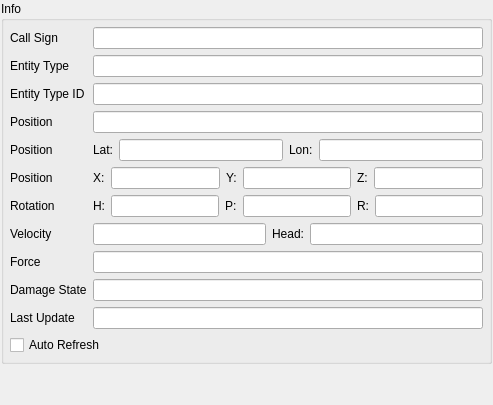
  <widget class="QDockWidget" name="mEntityInfoDockWidget" >
   <property name="sizePolicy" >
    <sizepolicy vsizetype="Preferred" hsizetype="Preferred" >
     <horstretch>1</horstretch>
     <verstretch>1</verstretch>
    </sizepolicy>
   </property>
   <property name="features" >
    <set>QDockWidget::AllDockWidgetFeatures</set>
   </property>
   <property name="windowTitle" >
    <string>Entity Info</string>
   </property>
   <attribute name="dockWidgetArea" >
    <number>1</number>
   </attribute>
   <widget class="QWidget" name="dockWidgetContents" >
    <property name="sizePolicy" >
     <sizepolicy vsizetype="Preferred" hsizetype="Preferred" >
      <horstretch>1</horstretch>
      <verstretch>1</verstretch>
     </sizepolicy>
    </property>
    <layout class="QVBoxLayout" >
     <property name="spacing" >
      <number>1</number>
     </property>
     <property name="leftMargin" >
      <number>1</number>
     </property>
     <property name="topMargin" >
      <number>1</number>
     </property>
     <property name="rightMargin" >
      <number>1</number>
     </property>
     <property name="bottomMargin" >
      <number>1</number>
     </property>
     <item>
      <widget class="QGroupBox" name="mEntityInfoGroupBox" >
       <property name="sizePolicy" >
        <sizepolicy vsizetype="Preferred" hsizetype="Preferred" >
         <horstretch>1</horstretch>
         <verstretch>0</verstretch>
        </sizepolicy>
       </property>
       <property name="title" >
        <string>Info</string>
       </property>
       <layout class="QHBoxLayout" >
        <property name="spacing" >
         <number>4</number>
        </property>
        <property name="leftMargin" >
         <number>6</number>
        </property>
        <property name="topMargin" >
         <number>6</number>
        </property>
        <property name="rightMargin" >
         <number>6</number>
        </property>
        <property name="bottomMargin" >
         <number>6</number>
        </property>
        <item>
         <widget class="QWidget" native="1" name="gridLayout_2" >
          <property name="sizePolicy" >
           <sizepolicy vsizetype="Preferred" hsizetype="Preferred" >
            <horstretch>1</horstretch>
            <verstretch>0</verstretch>
           </sizepolicy>
          </property>
          <layout class="QGridLayout" >
           <property name="leftMargin" >
            <number>0</number>
           </property>
           <property name="topMargin" >
            <number>0</number>
           </property>
           <property name="rightMargin" >
            <number>0</number>
           </property>
           <property name="bottomMargin" >
            <number>0</number>
           </property>
           <property name="horizontalSpacing" >
            <number>6</number>
           </property>
           <property name="verticalSpacing" >
            <number>6</number>
           </property>
           <item row="8" column="1" >
            <widget class="QLineEdit" name="mEntityInfoForceLineEdit" >
             <property name="readOnly" >
              <bool>true</bool>
             </property>
            </widget>
           </item>
           <item row="8" column="0" >
            <widget class="QLabel" name="mEntityInfoForceLabel" >
             <property name="text" >
              <string>Force</string>
             </property>
             <property name="buddy" >
              <cstring>mEntityInfoForceLineEdit</cstring>
             </property>
            </widget>
           </item>
           <item row="10" column="0" >
            <widget class="QLabel" name="mEntityInfoLastUpdateTimeLabel" >
             <property name="text" >
              <string>Last Update</string>
             </property>
            </widget>
           </item>
           <item row="9" column="1" >
            <widget class="QLineEdit" name="mDamageStateLineEdit" >
             <property name="readOnly" >
              <bool>true</bool>
             </property>
            </widget>
           </item>
           <item row="0" column="0" >
            <widget class="QLabel" name="mEntityInfoCallSignLabel" >
             <property name="text" >
              <string>Call Sign</string>
             </property>
             <property name="buddy" >
              <cstring>mEntityInfoCallSignLineEdit</cstring>
             </property>
            </widget>
           </item>
           <item row="0" column="1" >
            <widget class="QLineEdit" name="mEntityInfoCallSignLineEdit" >
             <property name="sizePolicy" >
              <sizepolicy vsizetype="Fixed" hsizetype="Expanding" >
               <horstretch>1</horstretch>
               <verstretch>0</verstretch>
              </sizepolicy>
             </property>
             <property name="readOnly" >
              <bool>true</bool>
             </property>
            </widget>
           </item>
           <item row="6" column="0" >
            <widget class="QLabel" name="mEntityInfoRotationLabel" >
             <property name="text" >
              <string>Rotation</string>
             </property>
            </widget>
           </item>
           <item row="3" column="1" >
            <widget class="QLineEdit" name="mEntityInfoPositionMGRS" >
             <property name="toolTip" >
              <string>The MGRS position of the entity</string>
             </property>
             <property name="readOnly" >
              <bool>true</bool>
             </property>
            </widget>
           </item>
           <item row="9" column="0" >
            <widget class="QLabel" name="mEntityInfoDamageStateLabel" >
             <property name="text" >
              <string>Damage State</string>
             </property>
             <property name="buddy" >
              <cstring>mDamageStateLineEdit</cstring>
             </property>
            </widget>
           </item>
           <item row="3" column="0" >
            <widget class="QLabel" name="mEntityInfoPositionLabel_MGRS" >
             <property name="text" >
              <string>Position</string>
             </property>
             <property name="buddy" >
              <cstring>mEntityInfoPositionMGRS</cstring>
             </property>
            </widget>
           </item>
           <item row="11" column="0" colspan="2" >
            <widget class="QCheckBox" name="mEntityInfoAutoRefreshCheckBox" >
             <property name="text" >
              <string>Auto Refresh</string>
             </property>
            </widget>
           </item>
           <item row="6" column="1" >
            <layout class="QHBoxLayout" >
             <item>
              <widget class="QLabel" name="mEntityInfoRot_HeadLabel" >
               <property name="text" >
                <string>H:</string>
               </property>
              </widget>
             </item>
             <item>
              <widget class="QLineEdit" name="mEntityInfoRotHeadEdit" >
               <property name="toolTip" >
                <string>The heading of the entity (in degrees)</string>
               </property>
               <property name="readOnly" >
                <bool>true</bool>
               </property>
              </widget>
             </item>
             <item>
              <widget class="QLabel" name="mEntityInfoRot_PitchLabel" >
               <property name="text" >
                <string>P:</string>
               </property>
              </widget>
             </item>
             <item>
              <widget class="QLineEdit" name="mEntityInfoRotPitchEdit" >
               <property name="toolTip" >
                <string>The pitch of the entity (in degrees)</string>
               </property>
               <property name="readOnly" >
                <bool>true</bool>
               </property>
              </widget>
             </item>
             <item>
              <widget class="QLabel" name="mEntityInfoRot_RollLabel" >
               <property name="text" >
                <string>R:</string>
               </property>
              </widget>
             </item>
             <item>
              <widget class="QLineEdit" name="mEntityInfoRotRollEdit" >
               <property name="toolTip" >
                <string>The roll of the entity (in degrees)</string>
               </property>
               <property name="readOnly" >
                <bool>true</bool>
               </property>
              </widget>
             </item>
            </layout>
           </item>
           <item row="10" column="1" >
            <widget class="QLineEdit" name="mEntityInfoLastUpdateTimeLineEdit" >
             <property name="toolTip" >
              <string>The amount of time that has passed since this entity was updated on the network.</string>
             </property>
             <property name="readOnly" >
              <bool>true</bool>
             </property>
            </widget>
           </item>
           <item row="4" column="0" >
            <widget class="QLabel" name="mEntityInfoPositionLabel_LatLon" >
             <property name="text" >
              <string>Position</string>
             </property>
             <property name="buddy" >
              <cstring>mEntityInfoPositionMGRS</cstring>
             </property>
            </widget>
           </item>
           <item row="4" column="1" >
            <layout class="QHBoxLayout" >
             <item>
              <widget class="QLabel" name="mEntityInfoPos_LatLabel" >
               <property name="text" >
                <string>Lat:</string>
               </property>
              </widget>
             </item>
             <item>
              <widget class="QLineEdit" name="mEntityInfoPosLatEdit" >
               <property name="toolTip" >
                <string>The Latitude of the entity (North-South)</string>
               </property>
               <property name="readOnly" >
                <bool>true</bool>
               </property>
              </widget>
             </item>
             <item>
              <widget class="QLabel" name="mEntityInfoPos_LonLabel" >
               <property name="text" >
                <string>Lon:</string>
               </property>
              </widget>
             </item>
             <item>
              <widget class="QLineEdit" name="mEntityInfoPosLonEdit" >
               <property name="toolTip" >
                <string>The longitude of the entity (East-West)</string>
               </property>
               <property name="readOnly" >
                <bool>true</bool>
               </property>
              </widget>
             </item>
            </layout>
           </item>
           <item row="5" column="0" >
            <widget class="QLabel" name="mEntityInfoPositionLabel_XYZ" >
             <property name="text" >
              <string>Position</string>
             </property>
             <property name="buddy" >
              <cstring>mEntityInfoPositionMGRS</cstring>
             </property>
            </widget>
           </item>
           <item row="5" column="1" >
            <layout class="QHBoxLayout" >
             <item>
              <widget class="QLabel" name="mEntityInfoPos_XLabel" >
               <property name="text" >
                <string>X:</string>
               </property>
              </widget>
             </item>
             <item>
              <widget class="QLineEdit" name="mEntityInfoPosXEdit" >
               <property name="toolTip" >
                <string>The X position of the entity (meters in world coordinates)</string>
               </property>
               <property name="readOnly" >
                <bool>true</bool>
               </property>
              </widget>
             </item>
             <item>
              <widget class="QLabel" name="mEntityInfoPos_YLabel" >
               <property name="text" >
                <string>Y:</string>
               </property>
              </widget>
             </item>
             <item>
              <widget class="QLineEdit" name="mEntityInfoPosYEdit" >
               <property name="toolTip" >
                <string>The Y position of the entity (meters in world coordinates)</string>
               </property>
               <property name="readOnly" >
                <bool>true</bool>
               </property>
              </widget>
             </item>
             <item>
              <widget class="QLabel" name="mEntityInfoPos_ZLabel" >
               <property name="text" >
                <string>Z:</string>
               </property>
              </widget>
             </item>
             <item>
              <widget class="QLineEdit" name="mEntityInfoPosZEdit" >
               <property name="toolTip" >
                <string>The Z position of the entity (meters in world coordinates)</string>
               </property>
               <property name="readOnly" >
                <bool>true</bool>
               </property>
              </widget>
             </item>
            </layout>
           </item>
           <item row="7" column="0" >
            <widget class="QLabel" name="mEntityInfoSpeedLabel" >
             <property name="text" >
              <string>Velocity</string>
             </property>
             <property name="buddy" >
              <cstring>mEntityInfoForceLineEdit</cstring>
             </property>
            </widget>
           </item>
           <item row="7" column="1" >
            <layout class="QHBoxLayout" >
             <item>
              <widget class="QLineEdit" name="mEntityInfoSpeed" >
               <property name="toolTip" >
                <string>The speed of the entity - estimated from the published velocity</string>
               </property>
               <property name="readOnly" >
                <bool>true</bool>
               </property>
              </widget>
             </item>
             <item>
              <widget class="QLabel" name="mEntityInfoSpeed_DirLabel" >
               <property name="text" >
                <string>Head:</string>
               </property>
              </widget>
             </item>
             <item>
              <widget class="QLineEdit" name="mEntityInfoSpeedDir" >
               <property name="toolTip" >
                <string>The direction the entity is moving (in degrees) - estimated from the published velocity</string>
               </property>
               <property name="readOnly" >
                <bool>true</bool>
               </property>
              </widget>
             </item>
            </layout>
           </item>
           <item row="1" column="0" >
            <widget class="QLabel" name="mEntityTypeLabel" >
             <property name="text" >
              <string>Entity Type</string>
             </property>
             <property name="buddy" >
              <cstring>mEntityInfoCallSignLineEdit</cstring>
             </property>
            </widget>
           </item>
           <item row="1" column="1" >
            <widget class="QLineEdit" name="mEntityTypeLineEdit" >
             <property name="sizePolicy" >
              <sizepolicy vsizetype="Fixed" hsizetype="Expanding" >
               <horstretch>1</horstretch>
               <verstretch>0</verstretch>
              </sizepolicy>
             </property>
             <property name="readOnly" >
              <bool>true</bool>
             </property>
            </widget>
           </item>
           <item row="2" column="0" >
            <widget class="QLabel" name="mEntityTypeIDLabel" >
             <property name="text" >
              <string>Entity Type ID</string>
             </property>
             <property name="buddy" >
              <cstring>mEntityInfoPositionMGRS</cstring>
             </property>
            </widget>
           </item>
           <item row="2" column="1" >
            <widget class="QLineEdit" name="mEntityTypeIDLineEdit" >
             <property name="sizePolicy" >
              <sizepolicy vsizetype="Fixed" hsizetype="Expanding" >
               <horstretch>1</horstretch>
               <verstretch>0</verstretch>
              </sizepolicy>
             </property>
             <property name="readOnly" >
              <bool>true</bool>
             </property>
            </widget>
           </item>
          </layout>
         </widget>
        </item>
       </layout>
      </widget>
     </item>
     <item>
      <spacer>
       <property name="orientation" >
        <enum>Qt::Vertical</enum>
       </property>
       <property name="sizeHint" >
        <size>
         <width>20</width>
         <height>40</height>
        </size>
       </property>
      </spacer>
     </item>
    </layout>
   </widget>
  </widget>
